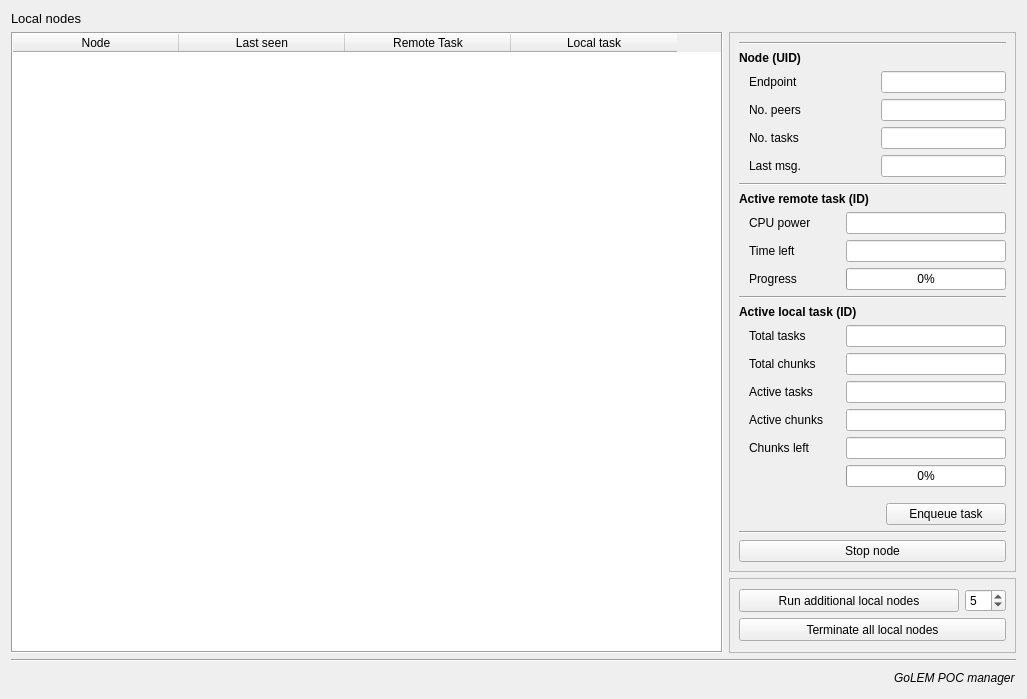
<?xml version="1.0" encoding="UTF-8"?>
<ui version="4.0">
 <class>NodesManagerWidget</class>
 <widget class="QWidget" name="NodesManagerWidget">
  <property name="geometry">
   <rect>
    <x>0</x>
    <y>0</y>
    <width>1027</width>
    <height>696</height>
   </rect>
  </property>
  <property name="sizePolicy">
   <sizepolicy hsizetype="Minimum" vsizetype="Preferred">
    <horstretch>0</horstretch>
    <verstretch>0</verstretch>
   </sizepolicy>
  </property>
  <property name="windowTitle">
   <string>Node manager</string>
  </property>
  <layout class="QHBoxLayout" name="horizontalLayout_3">
   <item>
    <layout class="QVBoxLayout" name="verticalLayout">
     <property name="topMargin">
      <number>0</number>
     </property>
     <item>
      <layout class="QHBoxLayout" name="horizontalLayout">
       <item>
        <widget class="QLabel" name="label">
         <property name="font">
          <font>
           <pointsize>10</pointsize>
          </font>
         </property>
         <property name="text">
          <string>Local nodes</string>
         </property>
        </widget>
       </item>
      </layout>
     </item>
     <item>
      <layout class="QHBoxLayout" name="horizontalLayout_4">
       <item>
        <widget class="QTableWidget" name="nodeTableWidget">
         <property name="sizePolicy">
          <sizepolicy hsizetype="MinimumExpanding" vsizetype="Expanding">
           <horstretch>0</horstretch>
           <verstretch>0</verstretch>
          </sizepolicy>
         </property>
         <property name="minimumSize">
          <size>
           <width>710</width>
           <height>0</height>
          </size>
         </property>
         <property name="frameShape">
          <enum>QFrame::Box</enum>
         </property>
         <property name="editTriggers">
          <set>QAbstractItemView::NoEditTriggers</set>
         </property>
         <property name="showGrid">
          <bool>true</bool>
         </property>
         <property name="rowCount">
          <number>0</number>
         </property>
         <property name="columnCount">
          <number>4</number>
         </property>
         <attribute name="horizontalHeaderCascadingSectionResizes">
          <bool>false</bool>
         </attribute>
         <attribute name="horizontalHeaderDefaultSectionSize">
          <number>166</number>
         </attribute>
         <attribute name="horizontalHeaderMinimumSectionSize">
          <number>27</number>
         </attribute>
         <attribute name="verticalHeaderDefaultSectionSize">
          <number>22</number>
         </attribute>
         <column>
          <property name="text">
           <string>Node</string>
          </property>
         </column>
         <column>
          <property name="text">
           <string>Last seen</string>
          </property>
         </column>
         <column>
          <property name="text">
           <string>Remote Task</string>
          </property>
         </column>
         <column>
          <property name="text">
           <string>Local task</string>
          </property>
         </column>
        </widget>
       </item>
       <item>
        <layout class="QVBoxLayout" name="verticalLayout_5">
         <property name="leftMargin">
          <number>0</number>
         </property>
         <item>
          <widget class="QFrame" name="frameDetailedNode">
           <property name="enabled">
            <bool>true</bool>
           </property>
           <property name="sizePolicy">
            <sizepolicy hsizetype="Fixed" vsizetype="Preferred">
             <horstretch>0</horstretch>
             <verstretch>0</verstretch>
            </sizepolicy>
           </property>
           <property name="minimumSize">
            <size>
             <width>287</width>
             <height>0</height>
            </size>
           </property>
           <property name="frameShape">
            <enum>QFrame::StyledPanel</enum>
           </property>
           <property name="frameShadow">
            <enum>QFrame::Sunken</enum>
           </property>
           <property name="lineWidth">
            <number>2</number>
           </property>
           <property name="midLineWidth">
            <number>1</number>
           </property>
           <layout class="QHBoxLayout" name="horizontalLayout_6">
            <item>
             <layout class="QVBoxLayout" name="verticalLayout_2">
              <property name="leftMargin">
               <number>0</number>
              </property>
              <property name="topMargin">
               <number>0</number>
              </property>
              <property name="rightMargin">
               <number>0</number>
              </property>
              <property name="bottomMargin">
               <number>0</number>
              </property>
              <item>
               <widget class="Line" name="line_2">
                <property name="orientation">
                 <enum>Qt::Horizontal</enum>
                </property>
               </widget>
              </item>
              <item>
               <widget class="QLabel" name="labelDetailedNode">
                <property name="font">
                 <font>
                  <weight>75</weight>
                  <bold>true</bold>
                 </font>
                </property>
                <property name="text">
                 <string>Node (UID)</string>
                </property>
               </widget>
              </item>
              <item>
               <layout class="QVBoxLayout" name="verticalLayout_3">
                <property name="leftMargin">
                 <number>10</number>
                </property>
                <property name="topMargin">
                 <number>0</number>
                </property>
                <property name="rightMargin">
                 <number>0</number>
                </property>
                <property name="bottomMargin">
                 <number>0</number>
                </property>
                <item>
                 <layout class="QGridLayout" name="gridLayout_2">
                  <item row="1" column="0">
                   <widget class="QLabel" name="label_8">
                    <property name="text">
                     <string>No. peers</string>
                    </property>
                   </widget>
                  </item>
                  <item row="0" column="0">
                   <widget class="QLabel" name="label_7">
                    <property name="minimumSize">
                     <size>
                      <width>0</width>
                      <height>0</height>
                     </size>
                    </property>
                    <property name="text">
                     <string>Endpoint</string>
                    </property>
                   </widget>
                  </item>
                  <item row="0" column="1">
                   <widget class="QLineEdit" name="endpointInput">
                    <property name="sizePolicy">
                     <sizepolicy hsizetype="Preferred" vsizetype="Fixed">
                      <horstretch>0</horstretch>
                      <verstretch>0</verstretch>
                     </sizepolicy>
                    </property>
                    <property name="layoutDirection">
                     <enum>Qt::LeftToRight</enum>
                    </property>
                    <property name="text">
                     <string/>
                    </property>
                    <property name="alignment">
                     <set>Qt::AlignRight|Qt::AlignTrailing|Qt::AlignVCenter</set>
                    </property>
                    <property name="readOnly">
                     <bool>true</bool>
                    </property>
                   </widget>
                  </item>
                  <item row="1" column="1">
                   <widget class="QLineEdit" name="noPeersInput">
                    <property name="sizePolicy">
                     <sizepolicy hsizetype="Preferred" vsizetype="Fixed">
                      <horstretch>0</horstretch>
                      <verstretch>0</verstretch>
                     </sizepolicy>
                    </property>
                    <property name="text">
                     <string/>
                    </property>
                    <property name="alignment">
                     <set>Qt::AlignRight|Qt::AlignTrailing|Qt::AlignVCenter</set>
                    </property>
                    <property name="readOnly">
                     <bool>true</bool>
                    </property>
                   </widget>
                  </item>
                  <item row="2" column="1">
                   <widget class="QLineEdit" name="noTasks">
                    <property name="sizePolicy">
                     <sizepolicy hsizetype="Preferred" vsizetype="Fixed">
                      <horstretch>0</horstretch>
                      <verstretch>0</verstretch>
                     </sizepolicy>
                    </property>
                    <property name="text">
                     <string/>
                    </property>
                    <property name="alignment">
                     <set>Qt::AlignRight|Qt::AlignTrailing|Qt::AlignVCenter</set>
                    </property>
                    <property name="readOnly">
                     <bool>true</bool>
                    </property>
                   </widget>
                  </item>
                  <item row="2" column="0">
                   <widget class="QLabel" name="label_9">
                    <property name="text">
                     <string>No. tasks</string>
                    </property>
                   </widget>
                  </item>
                  <item row="3" column="0">
                   <widget class="QLabel" name="label_10">
                    <property name="text">
                     <string>Last msg.</string>
                    </property>
                   </widget>
                  </item>
                  <item row="3" column="1">
                   <widget class="QLineEdit" name="lastMsgInput">
                    <property name="sizePolicy">
                     <sizepolicy hsizetype="Preferred" vsizetype="Fixed">
                      <horstretch>0</horstretch>
                      <verstretch>0</verstretch>
                     </sizepolicy>
                    </property>
                    <property name="text">
                     <string/>
                    </property>
                    <property name="alignment">
                     <set>Qt::AlignRight|Qt::AlignTrailing|Qt::AlignVCenter</set>
                    </property>
                    <property name="readOnly">
                     <bool>true</bool>
                    </property>
                   </widget>
                  </item>
                 </layout>
                </item>
               </layout>
              </item>
              <item>
               <widget class="Line" name="line">
                <property name="orientation">
                 <enum>Qt::Horizontal</enum>
                </property>
               </widget>
              </item>
              <item>
               <widget class="QLabel" name="labelDetailedRemoteTask">
                <property name="font">
                 <font>
                  <weight>75</weight>
                  <bold>true</bold>
                 </font>
                </property>
                <property name="text">
                 <string>Active remote task (ID)</string>
                </property>
               </widget>
              </item>
              <item>
               <layout class="QVBoxLayout" name="verticalLayout_4">
                <property name="leftMargin">
                 <number>10</number>
                </property>
                <item>
                 <layout class="QGridLayout" name="gridLayout">
                  <item row="1" column="0">
                   <widget class="QLabel" name="label_4">
                    <property name="sizePolicy">
                     <sizepolicy hsizetype="Preferred" vsizetype="Preferred">
                      <horstretch>0</horstretch>
                      <verstretch>0</verstretch>
                     </sizepolicy>
                    </property>
                    <property name="text">
                     <string>Time left</string>
                    </property>
                   </widget>
                  </item>
                  <item row="1" column="1">
                   <widget class="QLineEdit" name="timeLeftInput">
                    <property name="sizePolicy">
                     <sizepolicy hsizetype="Preferred" vsizetype="Fixed">
                      <horstretch>0</horstretch>
                      <verstretch>0</verstretch>
                     </sizepolicy>
                    </property>
                    <property name="text">
                     <string/>
                    </property>
                    <property name="alignment">
                     <set>Qt::AlignRight|Qt::AlignTrailing|Qt::AlignVCenter</set>
                    </property>
                    <property name="readOnly">
                     <bool>true</bool>
                    </property>
                   </widget>
                  </item>
                  <item row="0" column="0">
                   <widget class="QLabel" name="label_2">
                    <property name="sizePolicy">
                     <sizepolicy hsizetype="Preferred" vsizetype="Preferred">
                      <horstretch>0</horstretch>
                      <verstretch>0</verstretch>
                     </sizepolicy>
                    </property>
                    <property name="text">
                     <string>CPU power</string>
                    </property>
                   </widget>
                  </item>
                  <item row="0" column="1">
                   <widget class="QLineEdit" name="cpuPowerInput">
                    <property name="sizePolicy">
                     <sizepolicy hsizetype="Preferred" vsizetype="Fixed">
                      <horstretch>0</horstretch>
                      <verstretch>0</verstretch>
                     </sizepolicy>
                    </property>
                    <property name="text">
                     <string/>
                    </property>
                    <property name="alignment">
                     <set>Qt::AlignRight|Qt::AlignTrailing|Qt::AlignVCenter</set>
                    </property>
                    <property name="readOnly">
                     <bool>true</bool>
                    </property>
                   </widget>
                  </item>
                  <item row="2" column="0">
                   <widget class="QLabel" name="label_3">
                    <property name="text">
                     <string>Progress</string>
                    </property>
                   </widget>
                  </item>
                  <item row="2" column="1">
                   <widget class="QProgressBar" name="remoteTaskProgressBar">
                    <property name="sizePolicy">
                     <sizepolicy hsizetype="Preferred" vsizetype="Fixed">
                      <horstretch>0</horstretch>
                      <verstretch>0</verstretch>
                     </sizepolicy>
                    </property>
                    <property name="minimumSize">
                     <size>
                      <width>160</width>
                      <height>0</height>
                     </size>
                    </property>
                    <property name="value">
                     <number>0</number>
                    </property>
                   </widget>
                  </item>
                 </layout>
                </item>
               </layout>
              </item>
              <item>
               <widget class="Line" name="line_3">
                <property name="orientation">
                 <enum>Qt::Horizontal</enum>
                </property>
               </widget>
              </item>
              <item>
               <widget class="QLabel" name="labelDetailedLocalTask">
                <property name="font">
                 <font>
                  <weight>75</weight>
                  <bold>true</bold>
                 </font>
                </property>
                <property name="text">
                 <string>Active local task (ID)</string>
                </property>
               </widget>
              </item>
              <item>
               <layout class="QGridLayout" name="gridLayout_3">
                <property name="leftMargin">
                 <number>10</number>
                </property>
                <property name="topMargin">
                 <number>0</number>
                </property>
                <item row="0" column="1">
                 <widget class="QLineEdit" name="totalTasks">
                  <property name="sizePolicy">
                   <sizepolicy hsizetype="Preferred" vsizetype="Fixed">
                    <horstretch>0</horstretch>
                    <verstretch>0</verstretch>
                   </sizepolicy>
                  </property>
                  <property name="alignment">
                   <set>Qt::AlignRight|Qt::AlignTrailing|Qt::AlignVCenter</set>
                  </property>
                  <property name="readOnly">
                   <bool>true</bool>
                  </property>
                 </widget>
                </item>
                <item row="0" column="0">
                 <widget class="QLabel" name="label_12">
                  <property name="sizePolicy">
                   <sizepolicy hsizetype="Preferred" vsizetype="Preferred">
                    <horstretch>0</horstretch>
                    <verstretch>0</verstretch>
                   </sizepolicy>
                  </property>
                  <property name="text">
                   <string>Total tasks</string>
                  </property>
                 </widget>
                </item>
                <item row="5" column="1">
                 <widget class="QProgressBar" name="localTaskProgressBar">
                  <property name="sizePolicy">
                   <sizepolicy hsizetype="Preferred" vsizetype="Fixed">
                    <horstretch>0</horstretch>
                    <verstretch>0</verstretch>
                   </sizepolicy>
                  </property>
                  <property name="minimumSize">
                   <size>
                    <width>160</width>
                    <height>0</height>
                   </size>
                  </property>
                  <property name="value">
                   <number>0</number>
                  </property>
                 </widget>
                </item>
                <item row="1" column="0">
                 <widget class="QLabel" name="label_13">
                  <property name="text">
                   <string>Total chunks</string>
                  </property>
                 </widget>
                </item>
                <item row="2" column="0">
                 <widget class="QLabel" name="label_14">
                  <property name="text">
                   <string>Active tasks</string>
                  </property>
                 </widget>
                </item>
                <item row="3" column="0">
                 <widget class="QLabel" name="label_15">
                  <property name="text">
                   <string>Active chunks</string>
                  </property>
                 </widget>
                </item>
                <item row="4" column="0">
                 <widget class="QLabel" name="label_16">
                  <property name="text">
                   <string>Chunks left</string>
                  </property>
                 </widget>
                </item>
                <item row="1" column="1">
                 <widget class="QLineEdit" name="totalChunksCalculatedInput">
                  <property name="sizePolicy">
                   <sizepolicy hsizetype="Preferred" vsizetype="Fixed">
                    <horstretch>0</horstretch>
                    <verstretch>0</verstretch>
                   </sizepolicy>
                  </property>
                  <property name="alignment">
                   <set>Qt::AlignRight|Qt::AlignTrailing|Qt::AlignVCenter</set>
                  </property>
                  <property name="readOnly">
                   <bool>true</bool>
                  </property>
                 </widget>
                </item>
                <item row="2" column="1">
                 <widget class="QLineEdit" name="activeTasksInput">
                  <property name="sizePolicy">
                   <sizepolicy hsizetype="Preferred" vsizetype="Fixed">
                    <horstretch>0</horstretch>
                    <verstretch>0</verstretch>
                   </sizepolicy>
                  </property>
                  <property name="alignment">
                   <set>Qt::AlignRight|Qt::AlignTrailing|Qt::AlignVCenter</set>
                  </property>
                  <property name="readOnly">
                   <bool>true</bool>
                  </property>
                 </widget>
                </item>
                <item row="3" column="1">
                 <widget class="QLineEdit" name="activeChunksInput">
                  <property name="sizePolicy">
                   <sizepolicy hsizetype="Preferred" vsizetype="Fixed">
                    <horstretch>0</horstretch>
                    <verstretch>0</verstretch>
                   </sizepolicy>
                  </property>
                  <property name="alignment">
                   <set>Qt::AlignRight|Qt::AlignTrailing|Qt::AlignVCenter</set>
                  </property>
                  <property name="readOnly">
                   <bool>true</bool>
                  </property>
                 </widget>
                </item>
                <item row="4" column="1">
                 <widget class="QLineEdit" name="chunksLeftInput">
                  <property name="sizePolicy">
                   <sizepolicy hsizetype="Preferred" vsizetype="Fixed">
                    <horstretch>0</horstretch>
                    <verstretch>0</verstretch>
                   </sizepolicy>
                  </property>
                  <property name="alignment">
                   <set>Qt::AlignRight|Qt::AlignTrailing|Qt::AlignVCenter</set>
                  </property>
                  <property name="readOnly">
                   <bool>true</bool>
                  </property>
                 </widget>
                </item>
               </layout>
              </item>
              <item>
               <layout class="QHBoxLayout" name="horizontalLayout_7">
                <property name="topMargin">
                 <number>10</number>
                </property>
                <item>
                 <spacer name="horizontalSpacer_3">
                  <property name="orientation">
                   <enum>Qt::Horizontal</enum>
                  </property>
                  <property name="sizeType">
                   <enum>QSizePolicy::MinimumExpanding</enum>
                  </property>
                  <property name="sizeHint" stdset="0">
                   <size>
                    <width>40</width>
                    <height>20</height>
                   </size>
                  </property>
                 </spacer>
                </item>
                <item>
                 <widget class="QPushButton" name="enqueueTaskButton">
                  <property name="minimumSize">
                   <size>
                    <width>120</width>
                    <height>0</height>
                   </size>
                  </property>
                  <property name="maximumSize">
                   <size>
                    <width>120</width>
                    <height>16777215</height>
                   </size>
                  </property>
                  <property name="text">
                   <string>Enqueue task</string>
                  </property>
                 </widget>
                </item>
               </layout>
              </item>
              <item>
               <widget class="Line" name="line_5">
                <property name="orientation">
                 <enum>Qt::Horizontal</enum>
                </property>
               </widget>
              </item>
              <item>
               <layout class="QHBoxLayout" name="horizontalLayout_5">
                <property name="topMargin">
                 <number>0</number>
                </property>
                <item>
                 <widget class="QPushButton" name="stopNodePushButton">
                  <property name="sizePolicy">
                   <sizepolicy hsizetype="Minimum" vsizetype="Fixed">
                    <horstretch>0</horstretch>
                    <verstretch>0</verstretch>
                   </sizepolicy>
                  </property>
                  <property name="minimumSize">
                   <size>
                    <width>120</width>
                    <height>0</height>
                   </size>
                  </property>
                  <property name="maximumSize">
                   <size>
                    <width>12567</width>
                    <height>16777215</height>
                   </size>
                  </property>
                  <property name="text">
                   <string>Stop node</string>
                  </property>
                 </widget>
                </item>
               </layout>
              </item>
             </layout>
            </item>
           </layout>
          </widget>
         </item>
         <item>
          <widget class="QFrame" name="frameGenericNodes">
           <property name="sizePolicy">
            <sizepolicy hsizetype="Fixed" vsizetype="Fixed">
             <horstretch>0</horstretch>
             <verstretch>0</verstretch>
            </sizepolicy>
           </property>
           <property name="minimumSize">
            <size>
             <width>287</width>
             <height>75</height>
            </size>
           </property>
           <property name="frameShape">
            <enum>QFrame::StyledPanel</enum>
           </property>
           <property name="frameShadow">
            <enum>QFrame::Sunken</enum>
           </property>
           <layout class="QVBoxLayout" name="verticalLayout_6">
            <item>
             <layout class="QVBoxLayout" name="verticalLayout_7">
              <property name="topMargin">
               <number>0</number>
              </property>
              <item>
               <layout class="QHBoxLayout" name="horizontalLayout_8">
                <item>
                 <widget class="QPushButton" name="fireNewPushButton">
                  <property name="minimumSize">
                   <size>
                    <width>220</width>
                    <height>23</height>
                   </size>
                  </property>
                  <property name="text">
                   <string>Run additional local nodes</string>
                  </property>
                 </widget>
                </item>
                <item>
                 <widget class="QSpinBox" name="numNodesSpinBox">
                  <property name="value">
                   <number>5</number>
                  </property>
                 </widget>
                </item>
               </layout>
              </item>
              <item>
               <widget class="QPushButton" name="terminateAllNodesPushButton">
                <property name="minimumSize">
                 <size>
                  <width>0</width>
                  <height>23</height>
                 </size>
                </property>
                <property name="text">
                 <string>Terminate all local nodes</string>
                </property>
               </widget>
              </item>
             </layout>
            </item>
           </layout>
          </widget>
         </item>
        </layout>
       </item>
      </layout>
     </item>
     <item>
      <widget class="Line" name="line_4">
       <property name="orientation">
        <enum>Qt::Horizontal</enum>
       </property>
      </widget>
     </item>
     <item>
      <layout class="QHBoxLayout" name="horizontalLayout_2">
       <item>
        <spacer name="horizontalSpacer">
         <property name="orientation">
          <enum>Qt::Horizontal</enum>
         </property>
         <property name="sizeHint" stdset="0">
          <size>
           <width>40</width>
           <height>20</height>
          </size>
         </property>
        </spacer>
       </item>
       <item>
        <widget class="QLabel" name="label_5">
         <property name="font">
          <font>
           <italic>true</italic>
          </font>
         </property>
         <property name="text">
          <string>GoLEM POC manager</string>
         </property>
        </widget>
       </item>
      </layout>
     </item>
    </layout>
   </item>
  </layout>
 </widget>
 <resources/>
 <connections/>
</ui>
